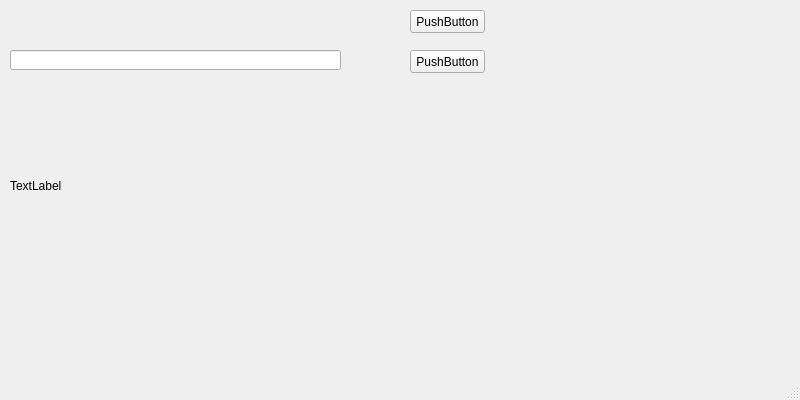
<?xml version="1.0" encoding="UTF-8"?>
<ui version="4.0">
 <class>MainWindow</class>
 <widget class="QMainWindow" name="MainWindow">
  <property name="geometry">
   <rect>
    <x>0</x>
    <y>0</y>
    <width>800</width>
    <height>400</height>
   </rect>
  </property>
  <property name="windowTitle">
   <string>MainWindow</string>
  </property>
  <widget class="QWidget" name="centralwidget">
   <widget class="QLineEdit" name="lineEdit">
    <property name="geometry">
     <rect>
      <x>10</x>
      <y>50</y>
      <width>331</width>
      <height>20</height>
     </rect>
    </property>
   </widget>
   <widget class="QPushButton" name="pushButton">
    <property name="geometry">
     <rect>
      <x>410</x>
      <y>10</y>
      <width>75</width>
      <height>23</height>
     </rect>
    </property>
    <property name="text">
     <string>PushButton</string>
    </property>
   </widget>
   <widget class="QLabel" name="title_label">
    <property name="geometry">
     <rect>
      <x>10</x>
      <y>10</y>
      <width>331</width>
      <height>16</height>
     </rect>
    </property>
    <property name="text">
     <string/>
    </property>
   </widget>
   <widget class="QLabel" name="author_label">
    <property name="geometry">
     <rect>
      <x>10</x>
      <y>30</y>
      <width>341</width>
      <height>16</height>
     </rect>
    </property>
    <property name="text">
     <string/>
    </property>
   </widget>
   <widget class="QPushButton" name="pushButton_2">
    <property name="geometry">
     <rect>
      <x>410</x>
      <y>50</y>
      <width>75</width>
      <height>23</height>
     </rect>
    </property>
    <property name="text">
     <string>PushButton</string>
    </property>
   </widget>
   <widget class="QLabel" name="preview">
    <property name="geometry">
     <rect>
      <x>10</x>
      <y>90</y>
      <width>191</width>
      <height>191</height>
     </rect>
    </property>
    <property name="text">
     <string>TextLabel</string>
    </property>
   </widget>
  </widget>
  <widget class="QMenuBar" name="menubar">
   <property name="geometry">
    <rect>
     <x>0</x>
     <y>0</y>
     <width>800</width>
     <height>21</height>
    </rect>
   </property>
  </widget>
  <widget class="QStatusBar" name="statusbar"/>
 </widget>
 <resources/>
 <connections/>
</ui>
